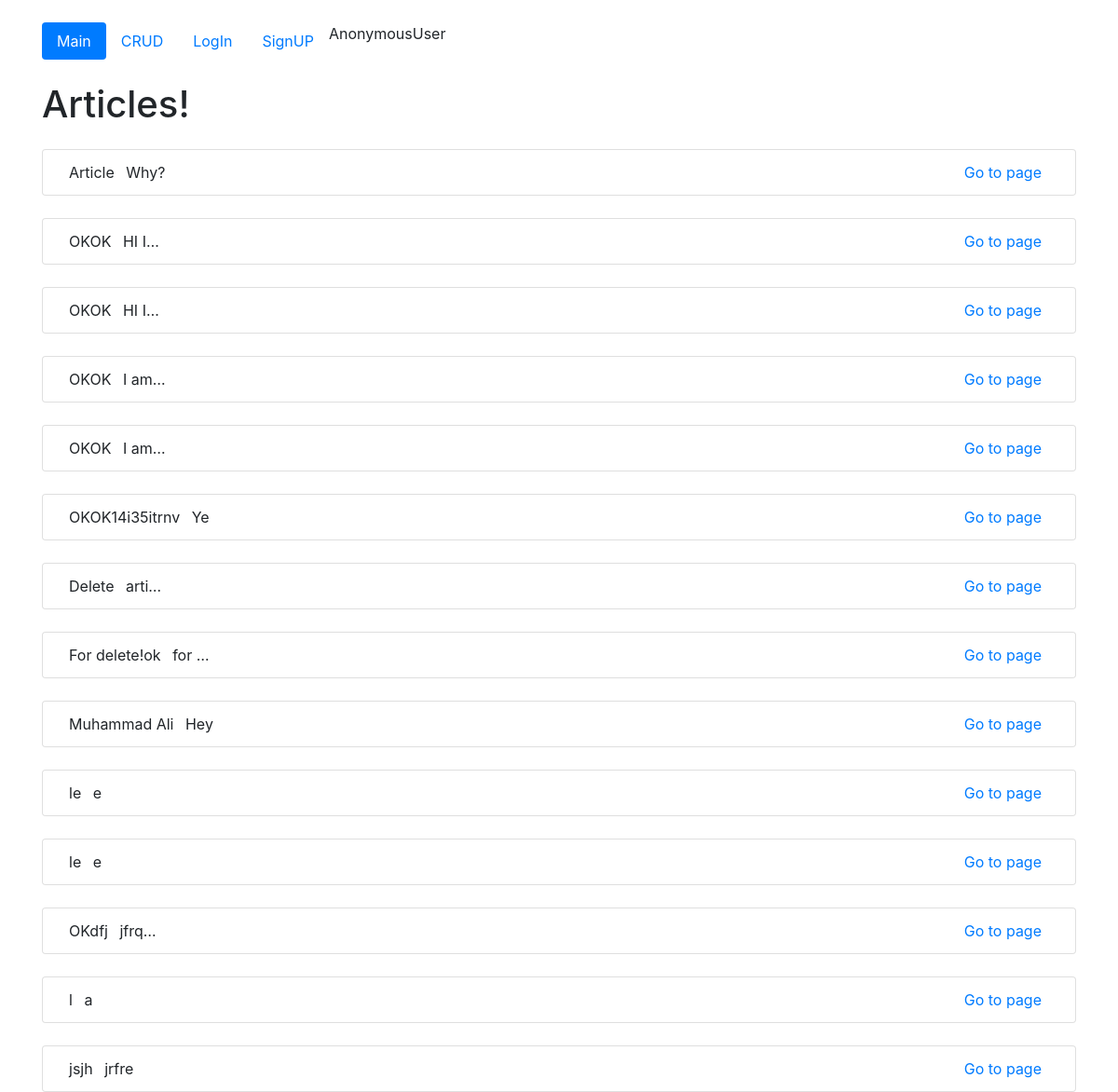
Before: / with the older database file.
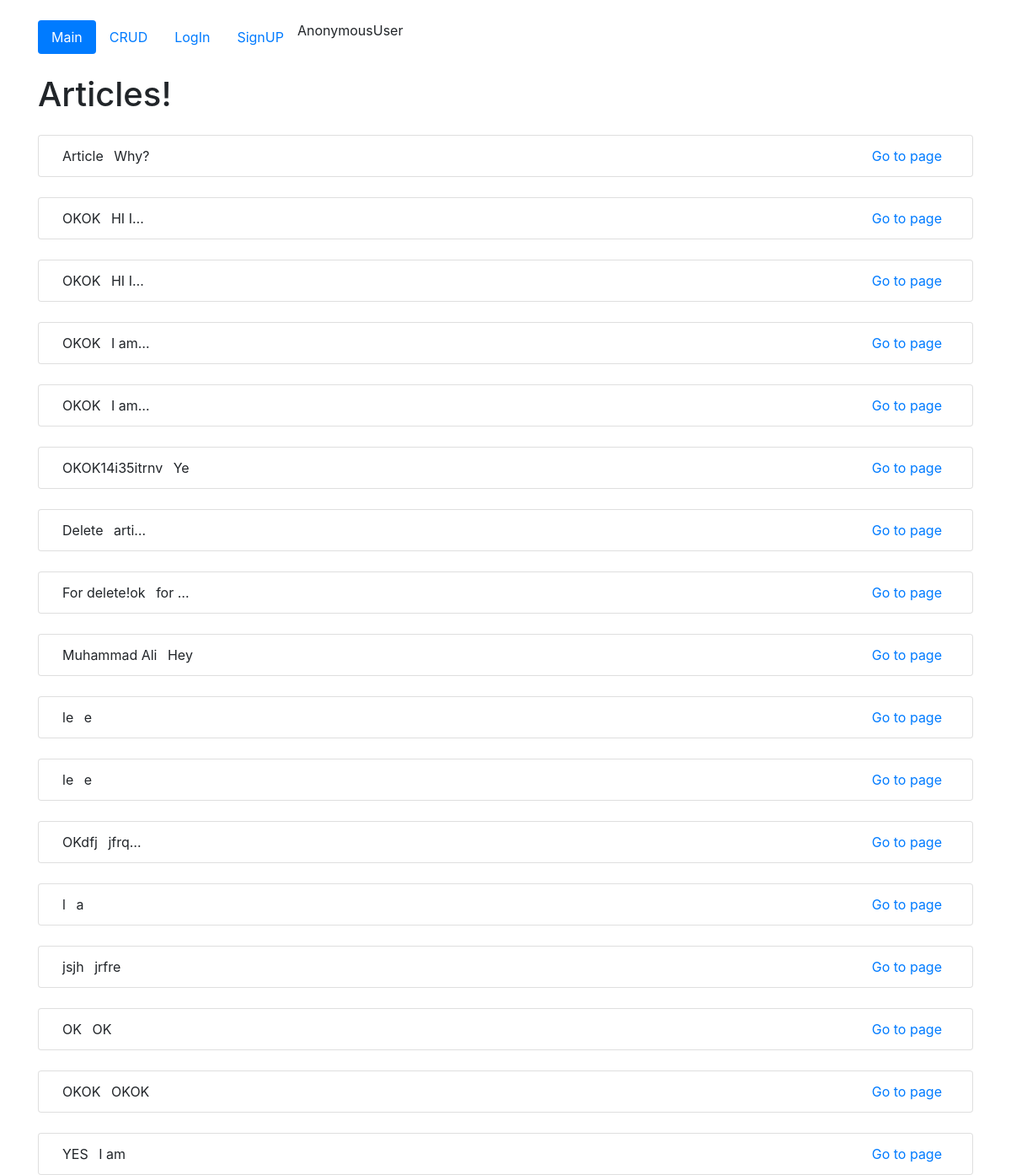
After: the same page with the newer database file.
### article/models.py (models this page shows, shortened)
class Article(models.Model):
  created_date = models.DateTimeField(auto_now=True)
  name = models.CharField(max_length=200)
  text = models.TextField()

### api/article/views.py (the view)
# urls.py: path('', views.HomeListView.as_view(), name='home'),
class HomeListView(ListView):
  model = Article
  template_name = 'index.html'
  context_object_name = 'list_articles'

### article/templates/index.html (shortened to what this page needs)
<!doctype html>
<html lang="en">
  <head>
    <link rel="stylesheet" href="https://stackpath.bootstrapcdn.com/bootstrap/4.4.1/css/bootstrap.min.css">
  </head>
  <body>
    <div class="container mt-4">
      <ul class="nav nav-pills">
        <li class="nav-item">
          {% url 'home' as url_home %}
          <a class="nav-link {% if url_home == request.path %}active{% endif %}" href="{{url_home}}">Main</a>
        </li>
        <li class="nav-item">
          {% url 'edit_page' as url_edit_page %}
          <a class="nav-link {% if url_edit_page == request.path %}active{% endif %}" href="{{url_edit_page}}">CRUD</a>
        </li>
        {% if request.user.is_authenticated %}
          <li class="nav-item">
            {% url 'logout_page' as url_logout_page %}
            <a class="nav-link btn-danger ml-5" href="{{url_logout_page}}">LogOut</a>
          </li>
          {% else %}
          <li class="nav-item">
            {% url 'login_page' as url_login_page %}
            <a class="nav-link {% if url_login_page == request.path %}active{% endif %}" href="{{url_login_page}}">LogIn</a>
          </li>
          <li class="nav-item">
            {% url 'register_page' as url_register_page %}
            <a class="nav-link {% if url_register_page == request.path %}active{% endif %}" href="{{url_register_page}}">SignUP</a>
          </li>
        {% endif %}
        {{request.user}}
      </ul>
      {% block content %}
        <h1 class="mt-4">Articles!</h1>
        {% for i in list_articles %}
          <ul class="list-group mt-4">
            <li class="list-group-item">
              <span class="m-2">{{i.name}}</span>
              <span>{{i.text|truncatechars:"5"}}</span>
              <span class="float-right mr-3"><a href="/detail/{{i.id}}">Go to page</a></span>
            </li>
          </ul>
        {% endfor %}
      {% endblock %}
    </div>
  </body>
</html>

Changed rows visible on the page:
added Article: name "OK", text "OK"
added Article: name "OKOK", text "OKOK"
added Article: name "YES", text "I am"
